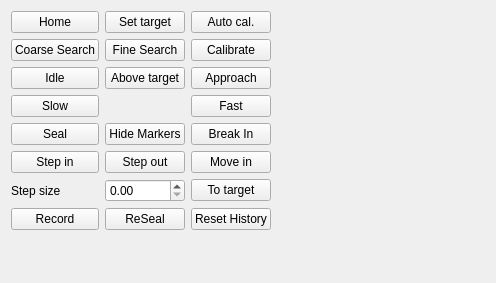
<?xml version="1.0" encoding="UTF-8"?>
<ui version="4.0">
 <class>MultiPatch</class>
 <widget class="QWidget" name="MultiPatch">
  <property name="geometry">
   <rect>
    <x>0</x>
    <y>0</y>
    <width>496</width>
    <height>283</height>
   </rect>
  </property>
  <property name="windowTitle">
   <string>Form</string>
  </property>
  <layout class="QGridLayout" name="gridLayout">
   <item row="7" column="0">
    <widget class="QPushButton" name="recordBtn">
     <property name="text">
      <string>Record</string>
     </property>
     <property name="checkable">
      <bool>true</bool>
     </property>
    </widget>
   </item>
   <item row="1" column="0">
    <widget class="QPushButton" name="coarseSearchBtn">
     <property name="text">
      <string>Coarse Search</string>
     </property>
    </widget>
   </item>
   <item row="2" column="0">
    <widget class="QPushButton" name="idleBtn">
     <property name="text">
      <string>Idle</string>
     </property>
    </widget>
   </item>
   <item row="1" column="1">
    <widget class="QPushButton" name="fineSearchBtn">
     <property name="text">
      <string>Fine Search</string>
     </property>
    </widget>
   </item>
   <item row="2" column="2">
    <widget class="QPushButton" name="approachBtn">
     <property name="text">
      <string>Approach</string>
     </property>
    </widget>
   </item>
   <item row="4" column="0">
    <widget class="QPushButton" name="sealBtn">
     <property name="text">
      <string>Seal</string>
     </property>
    </widget>
   </item>
   <item row="0" column="0">
    <widget class="QPushButton" name="homeBtn">
     <property name="text">
      <string>Home</string>
     </property>
    </widget>
   </item>
   <item row="0" column="1">
    <widget class="QPushButton" name="setTargetBtn">
     <property name="text">
      <string>Set target</string>
     </property>
     <property name="checkable">
      <bool>true</bool>
     </property>
    </widget>
   </item>
   <item row="1" column="2">
    <widget class="QPushButton" name="calibrateBtn">
     <property name="text">
      <string>Calibrate</string>
     </property>
     <property name="checkable">
      <bool>true</bool>
     </property>
    </widget>
   </item>
   <item row="2" column="1">
    <widget class="QPushButton" name="aboveTargetBtn">
     <property name="text">
      <string>Above target</string>
     </property>
    </widget>
   </item>
   <item row="0" column="2">
    <widget class="QPushButton" name="autoCalibrateBtn">
     <property name="text">
      <string>Auto cal.</string>
     </property>
    </widget>
   </item>
   <item row="4" column="1">
    <widget class="QPushButton" name="hideMarkersBtn">
     <property name="text">
      <string>Hide Markers</string>
     </property>
     <property name="checkable">
      <bool>true</bool>
     </property>
    </widget>
   </item>
   <item row="3" column="2">
    <widget class="QPushButton" name="fastBtn">
     <property name="text">
      <string>Fast</string>
     </property>
     <property name="checkable">
      <bool>true</bool>
     </property>
    </widget>
   </item>
   <item row="3" column="0">
    <widget class="QPushButton" name="slowBtn">
     <property name="text">
      <string>Slow</string>
     </property>
     <property name="checkable">
      <bool>true</bool>
     </property>
    </widget>
   </item>
   <item row="4" column="2">
    <widget class="QPushButton" name="breakInBtn">
     <property name="text">
      <string>Break In</string>
     </property>
    </widget>
   </item>
   <item row="5" column="0">
    <widget class="QPushButton" name="stepInBtn">
     <property name="text">
      <string>Step in</string>
     </property>
    </widget>
   </item>
   <item row="5" column="1">
    <widget class="QPushButton" name="stepOutBtn">
     <property name="text">
      <string>Step out</string>
     </property>
    </widget>
   </item>
   <item row="5" column="2">
    <widget class="QPushButton" name="moveInBtn">
     <property name="text">
      <string>Move in</string>
     </property>
    </widget>
   </item>
   <item row="6" column="0">
    <widget class="QLabel" name="label">
     <property name="text">
      <string>Step size</string>
     </property>
    </widget>
   </item>
   <item row="6" column="1">
    <widget class="SpinBox" name="stepSizeSpin">
     <property name="sizePolicy">
      <sizepolicy hsizetype="Preferred" vsizetype="Fixed">
       <horstretch>0</horstretch>
       <verstretch>0</verstretch>
      </sizepolicy>
     </property>
    </widget>
   </item>
   <item row="6" column="2">
    <widget class="QPushButton" name="toTargetBtn">
     <property name="text">
      <string>To target</string>
     </property>
    </widget>
   </item>
   <item row="7" column="2">
    <widget class="QPushButton" name="resetBtn">
     <property name="text">
      <string>Reset History</string>
     </property>
    </widget>
   </item>
   <item row="8" column="1">
    <spacer name="verticalSpacer_3">
     <property name="orientation">
      <enum>Qt::Vertical</enum>
     </property>
     <property name="sizeHint" stdset="0">
      <size>
       <width>20</width>
       <height>40</height>
      </size>
     </property>
    </spacer>
   </item>
   <item row="0" column="3" rowspan="9">
    <widget class="QWidget" name="matrixWidget" native="true">
     <property name="sizePolicy">
      <sizepolicy hsizetype="Expanding" vsizetype="Expanding">
       <horstretch>0</horstretch>
       <verstretch>0</verstretch>
      </sizepolicy>
     </property>
     <layout class="QGridLayout" name="matrixLayout">
      <property name="margin">
       <number>0</number>
      </property>
      <property name="spacing">
       <number>0</number>
      </property>
     </layout>
    </widget>
   </item>
   <item row="7" column="1">
    <widget class="QPushButton" name="reSealBtn">
     <property name="text">
      <string>ReSeal</string>
     </property>
    </widget>
   </item>
  </layout>
 </widget>
 <customwidgets>
  <customwidget>
   <class>SpinBox</class>
   <extends>QDoubleSpinBox</extends>
   <header>acq4.pyqtgraph</header>
  </customwidget>
 </customwidgets>
 <resources/>
 <connections/>
</ui>
